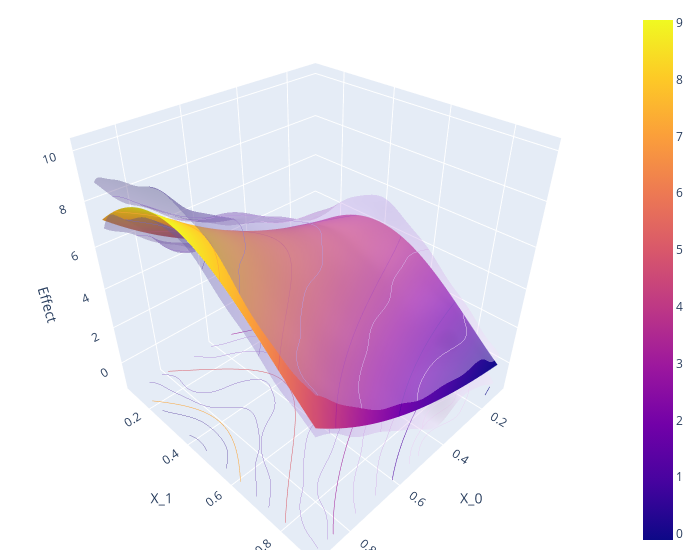

Notebook source saved alongside this figure:
### Code cell
import plotly.graph_objects as go

true_effect = np.array([treatment_effect_2d(x_i) for x_i in zip(x_0.ravel(), x_1.ravel())]).reshape(x_0.shape)
effect = np.asarray(df_cate['effect']).reshape(x_0.shape)
lower_bound = np.asarray(df_cate['2.5 %']).reshape(x_0.shape)
upper_bound = np.asarray(df_cate['97.5 %']).reshape(x_0.shape)

fig = go.Figure(data=[
    go.Surface(x=x_0,
               y=x_1,
               z=true_effect),
    go.Surface(x=x_0,
               y=x_1,
               z=upper_bound, showscale=False, opacity=0.4,colorscale='purp'),
    go.Surface(x=x_0,
               y=x_1,
               z=lower_bound, showscale=False, opacity=0.4,colorscale='purp'),
])
fig.update_traces(contours_z=dict(show=True, usecolormap=True,
                                  highlightcolor="limegreen", project_z=True))

fig.update_layout(scene = dict(
                    xaxis_title='X_0',
                    yaxis_title='X_1',
                    zaxis_title='Effect'),
                    width=700,
                    margin=dict(r=20, b=10, l=10, t=10))

fig.show()

### Figure 1 — Plotly figure (JSON) as saved in the notebook; plotly's stock layout.template omitted (floating-point values rounded to 4 significant figures; data arrays with more than 128 entries replaced by an {"elided": "..."} marker saying what was removed)
{"data": [{"contours": {"z": {"highlightcolor": "limegreen", "project": {"z": true}, "show": true, "usecolormap": true}}, "type": "surface", "x": {"elided": "100x100 float values"}, "y": {"elided": "100x100 float values"}, "z": {"elided": "100x100 float values"}}, {"colorscale": [[0, "rgb(243, 224, 247)"], [0.1667, "rgb(228, 199, 241)"], [0.3333, "rgb(209, 175, 232)"], [0.5, "rgb(185, 152, 221)"], [0.6667, "rgb(159, 130, 206)"], [0.8333, "rgb(130, 109, 186)"], [1, "rgb(99, 88, 159)"]], "contours": {"z": {"highlightcolor": "limegreen", "project": {"z": true}, "show": true, "usecolormap": true}}, "opacity": 0.4, "showscale": false, "type": "surface", "x": {"elided": "100x100 float values"}, "y": {"elided": "100x100 float values"}, "z": {"elided": "100x100 float values"}}, {"colorscale": [[0, "rgb(243, 224, 247)"], [0.1667, "rgb(228, 199, 241)"], [0.3333, "rgb(209, 175, 232)"], [0.5, "rgb(185, 152, 221)"], [0.6667, "rgb(159, 130, 206)"], [0.8333, "rgb(130, 109, 186)"], [1, "rgb(99, 88, 159)"]], "contours": {"z": {"highlightcolor": "limegreen", "project": {"z": true}, "show": true, "usecolormap": true}}, "opacity": 0.4, "showscale": false, "type": "surface", "x": {"elided": "100x100 float values"}, "y": {"elided": "100x100 float values"}, "z": {"elided": "100x100 float values"}}], "layout": {"margin": {"b": 10, "l": 10, "r": 20, "t": 10}, "scene": {"xaxis": {"title": {"text": "X_0"}}, "yaxis": {"title": {"text": "X_1"}}, "zaxis": {"title": {"text": "Effect"}}}, "width": 700}}
